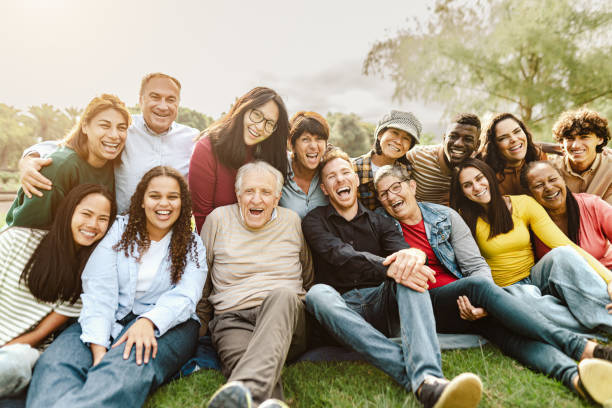
#> input picture Tema 03/Visión Artificial/imagen.jpg, 612 x 408 px, given in place of imagen.webp, which was not available
$ jupyter execute actividad09.ipynb   (shell and % lines are left out)   (text cells are left out)
#> lines starting #> are read from the running program, lines starting #| are printed output that depends on the picture; pictures that were not available may be replaced by others from this repository, and a replacement may not be noted
[cell 1]
import cv2
import numpy as np
from matplotlib import pyplot as plt

# Configurar matplotlib para mostrar imágenes en el notebook

[cell 2]
# Cargar la imagen
imagen = cv2.imread('imagen.webp')
#> imagen is the input picture: shape (408, 612, 3); mean B, G, R 133.2, 153, 163

# Verificar que la imagen se cargó correctamente
if imagen is None:
    print("Error: No se pudo cargar la imagen. Verifica la ruta del archivo.")
else:
    print("✓ Imagen cargada correctamente")

    # Obtener dimensiones
    alto, ancho = imagen.shape[:2]
#> alto = 408; ancho = 612
    print(f"  Dimensiones: {ancho} x {alto} píxeles")
#|   Dimensiones: 612 x 408 píxeles

    # Mostrar la imagen original
    imagen_rgb = cv2.cvtColor(imagen, cv2.COLOR_BGR2RGB)
    plt.figure(figsize=(10, 6))
    plt.imshow(imagen_rgb)
    plt.axis('off')
    plt.title('Imagen original')
    plt.show()

[cell 3]
# Definir los 4 puntos del objeto en la imagen original (en perspectiva)
# Orden: superior izquierda, superior derecha, inferior derecha, inferior izquierda
# Ajusta estos valores según tu imagen
puntos_origen = np.float32([
    [100, 150],   # Superior izquierda
    [400, 100],   # Superior derecha
    [450, 200],   # Inferior derecha
    [80, 250]     # Inferior izquierda
])

# Definir las dimensiones del rectángulo de salida (vista frontal)
ancho_destino = 400
alto_destino = 300

# Puntos de destino (rectángulo frontal)
puntos_destino = np.float32([
    [0, 0],                              # Superior izquierda
    [ancho_destino, 0],                  # Superior derecha
    [ancho_destino, alto_destino],       # Inferior derecha
    [0, alto_destino]                    # Inferior izquierda
])

print("✓ Puntos definidos")
print(f"Puntos origen (perspectiva):")
for i, punto in enumerate(puntos_origen):
    etiquetas = ['Superior izq', 'Superior der', 'Inferior der', 'Inferior izq']
    print(f"  {etiquetas[i]}: ({punto[0]:.0f}, {punto[1]:.0f})")

print(f"\nDimensiones salida: {ancho_destino} x {alto_destino} px")

# Visualizar los puntos en la imagen original
imagen_con_puntos = imagen_rgb.copy()
for i, punto in enumerate(puntos_origen):
    cv2.circle(imagen_con_puntos, tuple(punto.astype(int)), 8, (255, 0, 0), -1)
    cv2.putText(imagen_con_puntos, str(i+1), tuple(punto.astype(int) + 15),
                cv2.FONT_HERSHEY_SIMPLEX, 0.7, (255, 0, 0), 2)
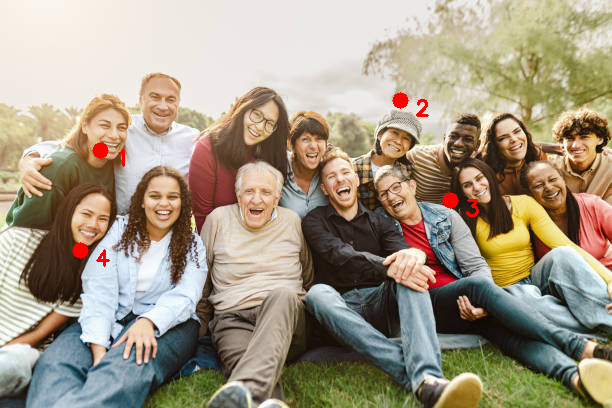
#> imagen_con_puntos: shape (408, 612, 3); mean R, G, B 163.5, 152.4, 132.6

# Dibujar líneas entre los puntos
puntos_int = puntos_origen.astype(int)
#> puntos_int = [[100, 150], [400, 100], [450, 200], [80, 250]]
cv2.line(imagen_con_puntos, tuple(puntos_int[0]), tuple(puntos_int[1]), (0, 255, 0), 2)
cv2.line(imagen_con_puntos, tuple(puntos_int[1]), tuple(puntos_int[2]), (0, 255, 0), 2)
cv2.line(imagen_con_puntos, tuple(puntos_int[2]), tuple(puntos_int[3]), (0, 255, 0), 2)
cv2.line(imagen_con_puntos, tuple(puntos_int[3]), tuple(puntos_int[0]), (0, 255, 0), 2)
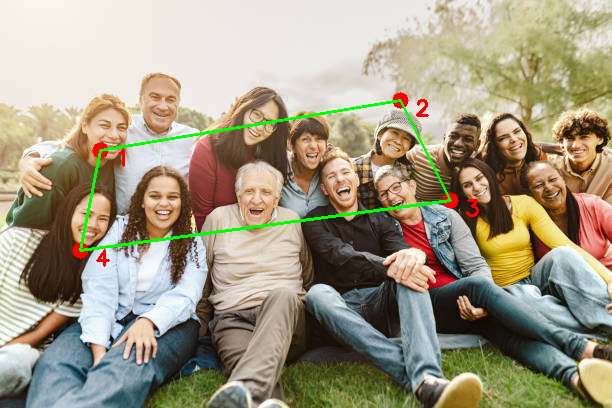
#> imagen_con_puntos: shape (408, 612, 3); mean R, G, B 161.8, 153.5, 131.4

plt.figure(figsize=(12, 8))
plt.imshow(imagen_con_puntos)
plt.title('Puntos seleccionados para corrección', fontsize=14, fontweight='bold')
plt.axis('off')
plt.show()

[cell 4]
# Obtener la matriz de transformación de perspectiva
matriz_perspectiva = cv2.getPerspectiveTransform(puntos_origen, puntos_destino)
#> matriz_perspectiva = [[2.59, 0.517, -336.3], [1.07, 6.45, -1074.5], [0.00121, 0.00392, 1]]

# Aplicar la transformación
imagen_corregida = cv2.warpPerspective(imagen, matriz_perspectiva, (ancho_destino, alto_destino))
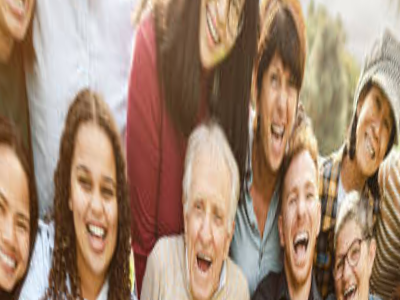
#> imagen_corregida: shape (300, 400, 3); mean B, G, R 113.8, 135.2, 163.3

print("✓ Transformación de perspectiva aplicada")
print("\nMatriz de transformación:")
print(matriz_perspectiva)
#| [[ 2.58673887e+00  5.17347774e-01 -3.36276053e+02]
#|  [ 1.07449153e+00  6.44694918e+00 -1.07449153e+03]
#|  [ 1.20773251e-03  3.92292677e-03  1.00000000e+00]]

# Convertir a RGB para visualización
imagen_corregida_rgb = cv2.cvtColor(imagen_corregida, cv2.COLOR_BGR2RGB)

[cell 5]
# Mostrar imagen original con puntos y resultado corregido
fig, axes = plt.subplots(1, 2, figsize=(18, 8))

# Original con puntos marcados
axes[0].imshow(imagen_con_puntos)
axes[0].set_title('Original con Perspectiva\n(puntos marcados)', fontsize=14, fontweight='bold')
axes[0].axis('off')

# Imagen corregida (vista frontal)
axes[1].imshow(imagen_corregida_rgb)
axes[1].set_title(f'Vista Frontal Corregida\n{ancho_destino}x{alto_destino} px',
                  fontsize=14, fontweight='bold')
axes[1].axis('off')

plt.tight_layout()
plt.show()
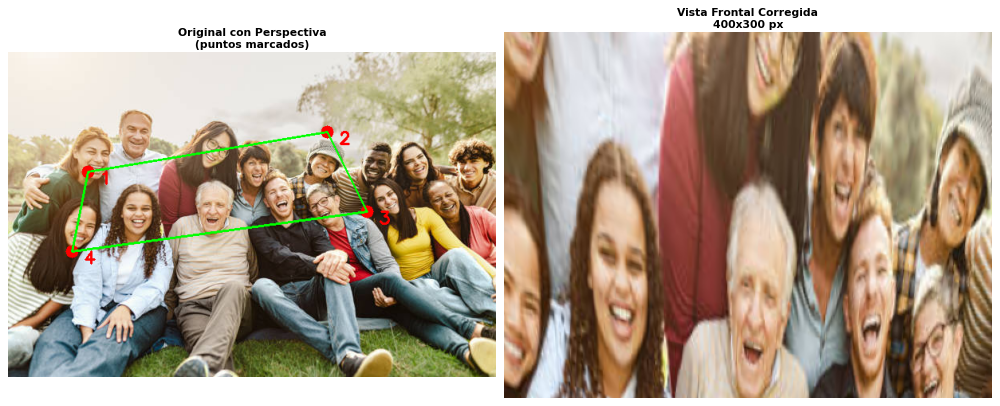
#> figure drawn by matplotlib, 2 panels

print("\n✓ Corrección de perspectiva completada")
print("La imagen ahora muestra una vista frontal del objeto rectangular.")
